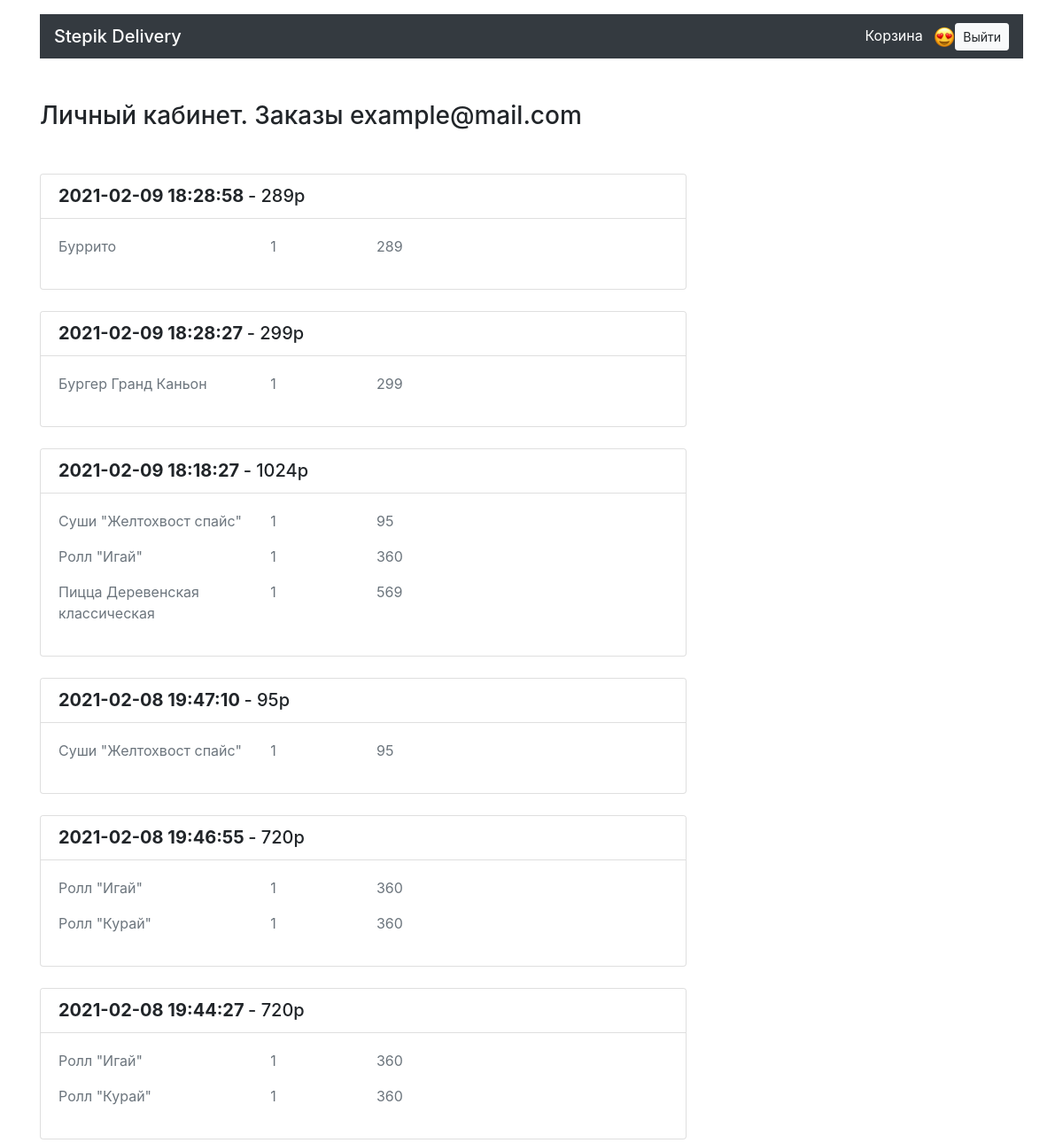
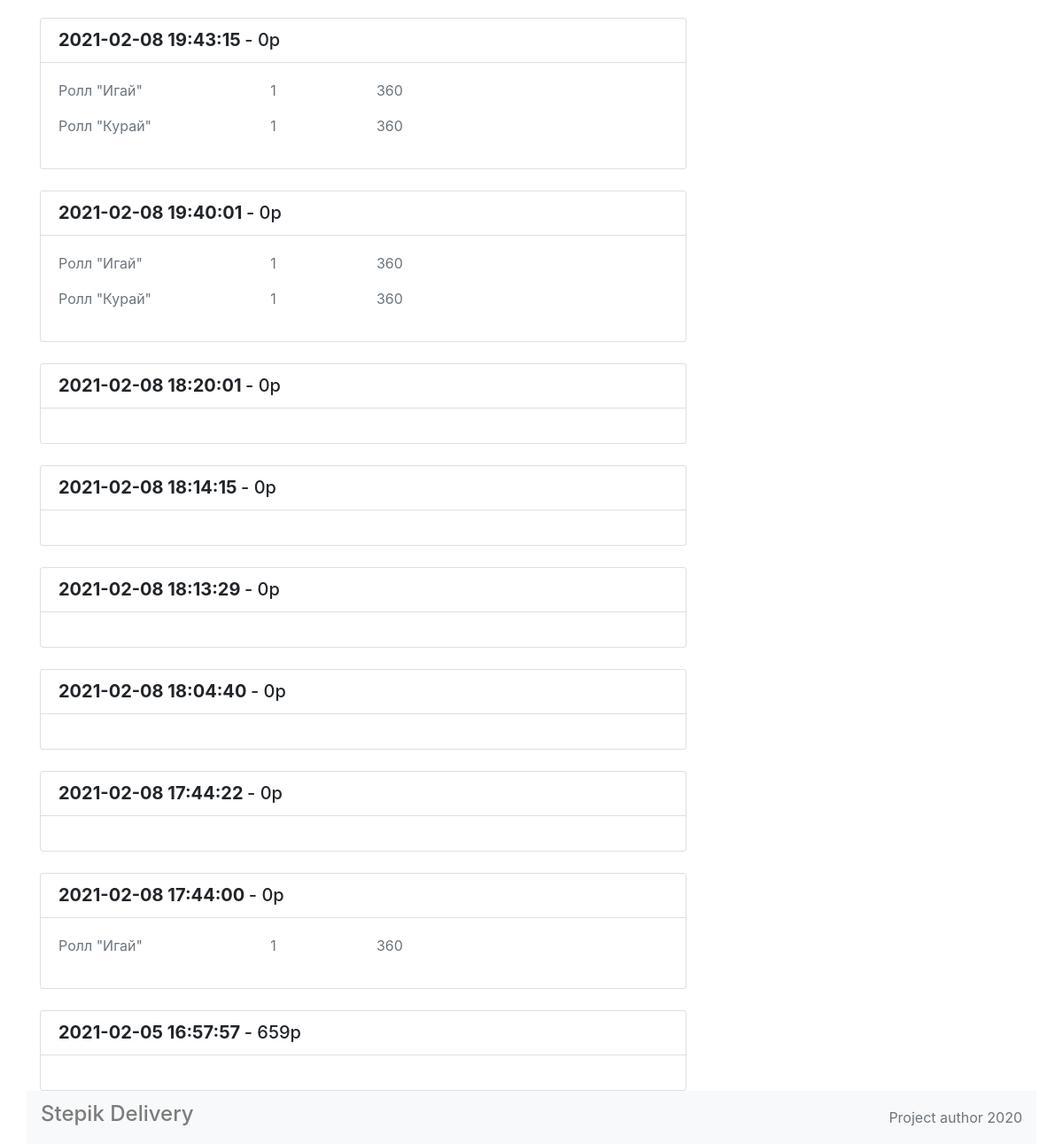
Screenshot of /account/ (signed in) with the database file from the repository (2 pictures, top to bottom).
### app.py (models this page shows)
class User(db.Model):
    __tablename__ = 'users'
    id = db.Column(db.Integer, primary_key=True)
    mail = db.Column(db.String, nullable=False, unique=True)
    password = db.Column(db.String, nullable=False)
    orders = db.relationship('Order', back_populates='user')

class Order(db.Model):
    __tablename__ = 'orders'
    id = db.Column(db.Integer, primary_key=True)
    name = db.Column(db.String, nullable=False)
    date = db.Column(db.DateTime(timezone=True), server_default=func.now(), nullable=False)
    total = db.Column(db.Integer, nullable=False)
    status = db.Column(db.String, nullable=False)
    email = db.Column(db.String, nullable=False)
    tel = db.Column(db.Integer, nullable=False)
    address = db.Column(db.String, nullable=False)
    user_id = db.Column(db.Integer, db.ForeignKey('users.id'))
    user = db.relationship('User', back_populates='orders')
    dishes = db.relationship('Dish', secondary=dishes_orders_association, back_populates='orders')

class Dish(db.Model):
    __tablename__ = 'dishes'
    id = db.Column(db.Integer, primary_key=True)
    title = db.Column(db.String, nullable=False)
    price = db.Column(db.Integer, nullable=False)
    description = db.Column(db.String, nullable=False)
    picture = db.Column(db.String, nullable=False)
    category = db.relationship('Category', back_populates='meals')
    category_id = db.Column(db.Integer, db.ForeignKey('categories.category_id'), nullable=False)
    orders = db.relationship('Order', secondary=dishes_orders_association, back_populates='dishes')

### app.py (the view)
@app.route('/account/')
def account():
    if session.get('user_id', False):
        user = db.session.query(User).filter(User.id==session['user_id']).first()
        orders = db.session.query(Order).filter(Order.email==user.mail).order_by(Order.date)[::-1]
        return render_template('account.html', user=user, orders=orders)
    return redirect('/auth/')

### templates/account.html
{% extends 'base.html' %}
{% block container %}
  <main class="container">
    <section class="row">
      <div class="col-12 col-lg-8">
        <h1 class="h3 my-5">Личный кабинет. Заказы {{ user.mail }}</h1>
       {% for i in orders %}
        <div class="mt-4 card">
          <ul class="list-group list-group-flush">
            <li class="list-group-item">
              <div class="row">
                <div class="col-7 col-lg-9">
                  <span class="h5 font-weight-bold">{{ i.date }}</span>
                  <span class="h5">- {{ i.total }}р</span>
                </div>
              </div>
            </li>
            <div class="card-body">
              <div class="row">
                {% for j in i.dishes %}
                <p class="col-4 text-muted">{{ j.title}} </p>
                <p class="col-2 text-muted">1 </p>
                <p class="col-6 text-muted">{{ j.price }} </p>
                {% endfor %}
              </div>
            </div>
          </ul>
        </div>
        {% endfor %}
      </div>
    </section>
  </main>
{% endblock %}

### templates/base.html (style rules this page uses)
html { position: relative; min-height: 100%; }
body { margin-bottom: 60px; }

### rows the page displays
User: mail "example@mail.com"
Order: date "2021-02-09 18:28:58", total "289"
Dish: title "Буррито", price "289"
Order: date "2021-02-09 18:28:27", total "299"
Dish: title "Бургер Гранд Каньон", price "299"
Order: date "2021-02-09 18:18:27", total "1024"
Dish: title "Суши \"Желтохвост спайс\"", price "95"
Dish: title "Ролл \"Игай\"", price "360"
Dish: title "Пицца Деревенская классическая", price "569"
Order: date "2021-02-08 19:47:10", total "95"
Order: date "2021-02-08 19:46:55", total "720"
Dish: title "Ролл \"Курай\"", price "360"
Order: date "2021-02-08 19:44:27", total "720"
Order: date "2021-02-08 19:43:15", total "0"
Order: date "2021-02-08 19:40:01", total "0"
Order: date "2021-02-08 18:20:01", total "0"
Order: date "2021-02-08 18:14:15", total "0"
Order: date "2021-02-08 18:13:29", total "0"
Order: date "2021-02-08 18:04:40", total "0"
Order: date "2021-02-08 17:44:22", total "0"
Order: date "2021-02-08 17:44:00", total "0"
Order: date "2021-02-05 16:57:57", total "659"
